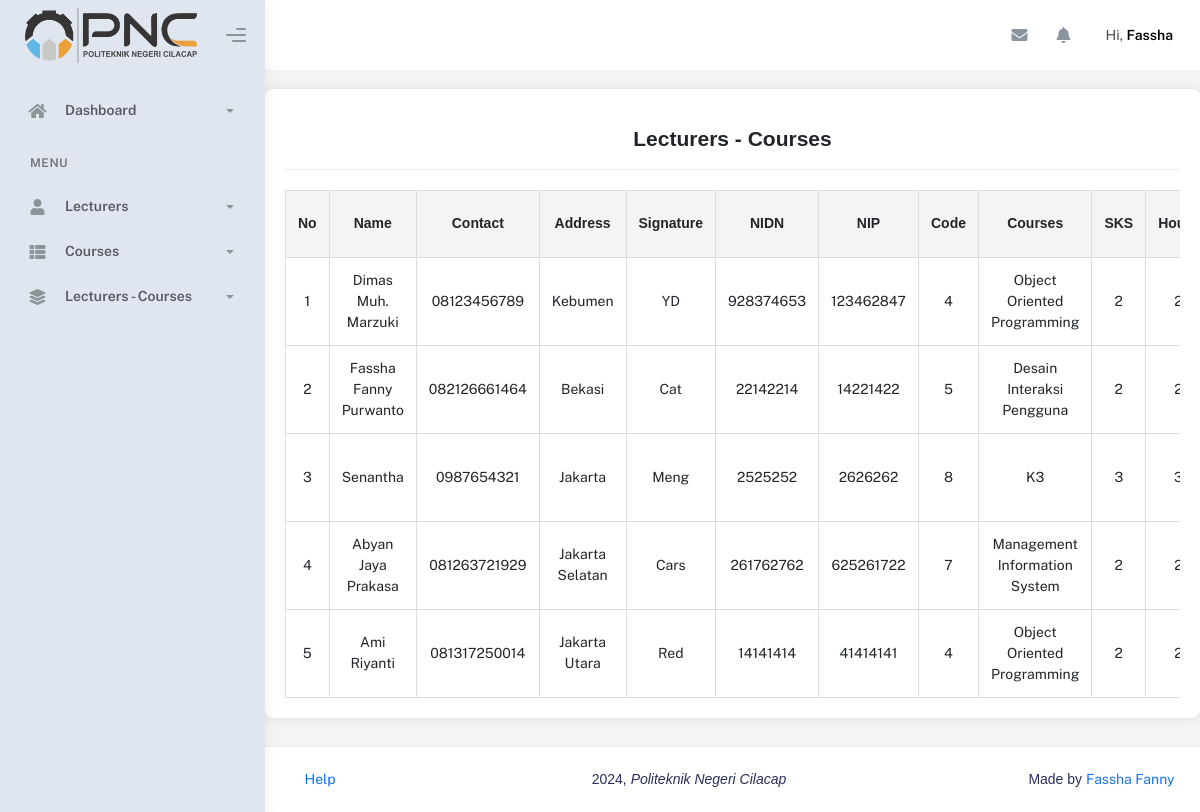
The page /kaiadmin-lite-1.2.0/l-course.php on the database its author committed.
### tables this page shows
CREATE TABLE `course_lecturers` (
  `id` int(11) NOT NULL,
  `lecturer_id` int(11) NOT NULL,
  `course_id` int(11) NOT NULL,
  `deleted_at` timestamp NULL DEFAULT NULL,
  `created_at` timestamp NOT NULL DEFAULT current_timestamp(),
  `update_at` timestamp NOT NULL DEFAULT current_timestamp()
);

CREATE TABLE `lecturers` (
  `id` int(11) NOT NULL,
  `name` varchar(45) NOT NULL,
  `number_phone` varchar(15) DEFAULT NULL,
  `address` varchar(50) NOT NULL,
  `signature` varchar(30) NOT NULL,
  `nidn` int(11) NOT NULL,
  `nip` int(11) NOT NULL,
  `user_id` int(11) NOT NULL,
  `deleted_at` timestamp NULL DEFAULT NULL,
  `created_at` timestamp NOT NULL DEFAULT current_timestamp(),
  `updated_at` timestamp NOT NULL DEFAULT current_timestamp()
);

CREATE TABLE `courses` (
  `id` int(11) NOT NULL,
  `code` varchar(30) NOT NULL,
  `name` varchar(45) NOT NULL,
  `sks` int(10) NOT NULL,
  `hours` int(11) NOT NULL,
  `meeting` int(11) NOT NULL,
  `deleted_at` timestamp NULL DEFAULT NULL,
  `created_at` timestamp NOT NULL DEFAULT current_timestamp(),
  `updated_at` timestamp NOT NULL DEFAULT current_timestamp()
);

### kaiadmin-lite-1.2.0/koneksi.php (called while the page is built, shortened)
<?php
class Database {
    private $host = "localhost";
    private $username = "root";
    private $password = "";
    private $database = "pweb2";
    protected $koneksi;
    function __construct() {
        $this->koneksi = mysqli_connect($this->host, $this->username, $this->password, $this->database);
    }
    public function query($query) {
        return mysqli_query($this->koneksi, $query);
    }
}
class Lecturers extends Database {
    public function tampilData() {
        $query = "SELECT * FROM lecturers";
        $data = $this->query($query);
        $hasil = [];
        while ($row = mysqli_fetch_array($data, MYSQLI_ASSOC)) {
            $hasil[] = $row;
        }
        return $hasil;
    }
}
class Courses_Lecturers extends Database {
    public function tampilData() {
        $query = "
            SELECT
                cl.lecturer_id,
                cl.course_id,
                c.name AS course_name,
                c.sks,
                c.hours,
                c.meeting,
                cl.created_at,
                cl.update_at,
                cl.deleted_at
            FROM course_lecturers cl
            JOIN courses c ON cl.course_id = c.id
        ";
        $data = $this->query($query);
        $hasil = [];
        while ($row = mysqli_fetch_array($data, MYSQLI_ASSOC)) {
            $hasil[] = $row;
        }
        return $hasil;
    }
}
?>

### kaiadmin-lite-1.2.0/l-course.php (the view, shortened to what this page needs)
<!DOCTYPE html>
<html lang="en">
  <head>
    <link rel="stylesheet" href="assets/css/bootstrap.min.css" />
    <link rel="stylesheet" href="assets/css/plugins.min.css" />
    <link rel="stylesheet" href="assets/css/kaiadmin.min.css" />
  </head>
  <body>
    <div class="wrapper">
      <div class="sidebar" style="background-color: #e0e6f0;">
        <div class="sidebar-logo">
          <div class="logo-header" style="background-color: #e0e6f0;">
            <a href="index.html" class="logo">
              <img
                src="assets/img/kaiadmin/pnc.png"
                alt="navbar brand"
                class="navbar-brand"
                height="55"
              />
            </a>
            <div class="nav-toggle">
              <button class="btn btn-toggle toggle-sidebar">
                <i class="gg-menu-right"></i>
              </button>
            </div>
          </div>
        </div>
        <div class="sidebar-wrapper scrollbar scrollbar-inner">
          <div class="sidebar-content">
            <ul class="nav nav-secondary">
            <li class="nav-item">
                <a data-bs-toggle="collapse" href="#dashboard">
                  <i class="fas fa-home"></i>
                  <p>Dashboard</p>
                  <span class="caret"></span>
                </a>
              </li>
              <li class="nav-section">
                <h4 class="text-section">Menu</h4>
              </li>
              <li class="nav-item">
                <a data-bs-toggle="collapse" href="#base">
                  <i class="fas fa-user"></i>
                  <p>Lecturers</p>
                  <span class="caret"></span>
                </a>
              </li>
              <li class="nav-item">
                <a data-bs-toggle="collapse" href="#sidebarLayouts">
                  <i class="fas fa-th-list"></i>
                  <p>Courses</p>
                  <span class="caret"></span>
                </a>
              <li class="nav-item">
                <a data-bs-toggle="collapse" href="#maps">
                  <i class="fas fa-layer-group"></i>
                  <p>Lecturers - Courses</p>
                  <span class="caret"></span>
                </a>
              </li>
            </ul>
          </div>
        </div>
      </div>
      <div class="main-panel">
        <div class="main-header">
          <nav
            class="navbar navbar-header navbar-header-transparent navbar-expand-lg border-bottom"
          >
            <div class="container-fluid">
              <ul class="navbar-nav topbar-nav ms-md-auto align-items-center">
                <li class="nav-item topbar-icon dropdown hidden-caret">
                  <a
                    class="nav-link dropdown-toggle"
                    href="#"
                    id="messageDropdown"
                    role="button"
                    data-bs-toggle="dropdown"
                    aria-haspopup="true"
                    aria-expanded="false"
                  >
                    <i class="fa fa-envelope"></i>
                  </a>
                </li>
                <li class="nav-item topbar-icon dropdown hidden-caret">
                  <a
                    class="nav-link dropdown-toggle"
                    href="#"
                    id="notifDropdown"
                    role="button"
                    data-bs-toggle="dropdown"
                    aria-haspopup="true"
                    aria-expanded="false"
                  >
                    <i class="fa fa-bell"></i>
                  </a>
                </li>
                <li class="nav-item topbar-user dropdown hidden-caret">
                  <a
                    class="dropdown-toggle profile-pic"
                    data-bs-toggle="dropdown"
                    href="#"
                    aria-expanded="false"
                  >
                    <span class="profile-username">
                      <span class="op-7">Hi,</span>
                      <span class="fw-bold">Fassha</span>
                    </span>
                  </a>
                </li>
              </ul>
            </div>
          </nav>
        </div>
        <?php
require_once('koneksi.php');
$tampilDosen = new Lecturers();
$dataDosen = $tampilDosen->tampilData();
$tampilCourse = new Courses_Lecturers();
$dataCourse = $tampilCourse->tampilData();
?>
<!DOCTYPE html>
<html lang="en">
<head>
</head>
<body>
    <div class="container">
        <div class="card">
            <div class="card-header">
                Lecturers - Courses
            </div>
            <table>
                <thead>
                    <tr>
                        <th>No</th>
                        <th>Name</th>
                        <th>Contact </th>
                        <th>Address</th>
                        <th>Signature</th>
                        <th>NIDN</th>
                        <th>NIP</th>
                        <th>Code</th>
                        <th>Courses</th>
                        <th>SKS</th>
                        <th>Hours</th>
                    </tr>
                </thead>
                <tbody>
                    <?php
                    $no = 1;
                    $maxCount = max(count($dataDosen), count($dataCourse));
                    for ($i = 0; $i < $maxCount; $i++) {
                        $dosenRow = isset($dataDosen[$i]) ? $dataDosen[$i] : array_fill_keys(['name', 'number_phone', 'address', 'signature', 'nidn', 'nip', 'created_at', 'updated_at'], '-');
                        $courseRow = isset($dataCourse[$i]) ? $dataCourse[$i] : array_fill_keys(['course_id', 'course_name', 'sks', 'hours', 'meeting', 'created_at', 'update_at', 'deleted_at'], '-');
                        ?>
                        <tr>
                            <td><?php echo htmlspecialchars($no++, ENT_QUOTES, 'UTF-8'); ?></td>
                            <td><?php echo htmlspecialchars($dosenRow['name'], ENT_QUOTES, 'UTF-8'); ?></td>
                            <td><?php echo htmlspecialchars($dosenRow['number_phone'], ENT_QUOTES, 'UTF-8'); ?></td>
                            <td><?php echo htmlspecialchars($dosenRow['address'], ENT_QUOTES, 'UTF-8'); ?></td>
                            <td><?php echo htmlspecialchars($dosenRow['signature'], ENT_QUOTES, 'UTF-8'); ?></td>
                            <td><?php echo htmlspecialchars($dosenRow['nidn'], ENT_QUOTES, 'UTF-8'); ?></td>
                            <td><?php echo htmlspecialchars($dosenRow['nip'], ENT_QUOTES, 'UTF-8'); ?></td>
                            <td><?php echo htmlspecialchars($courseRow['course_id'], ENT_QUOTES, 'UTF-8'); ?></td>
                            <td><?php echo htmlspecialchars($courseRow['course_name'], ENT_QUOTES, 'UTF-8'); ?></td>
                            <td><?php echo htmlspecialchars($courseRow['sks'], ENT_QUOTES, 'UTF-8'); ?></td>
                            <td><?php echo htmlspecialchars($courseRow['hours'], ENT_QUOTES, 'UTF-8'); ?></td>
                        </tr>
                        <?php
                    }
                    ?>
                </tbody>
            </table>
        </div>
    </div>
        <footer class="footer">
          <div class="container-fluid d-flex justify-content-between">
            <nav class="pull-left">
              <ul class="nav">
                <li class="nav-item">
                  <a class="nav-link" href="#"> Help </a>
                </li>
              </ul>
            </nav>
            <div class="copyright">
              2024, <i>Politeknik Negeri Cilacap</i></a>
            </div>
            <div>
              Made by
              <a target="_blank" href="#">Fassha Fanny</a>
            </div>
          </div>
        </footer>
      </div>
    </div>
  </body>
</html>

### kaiadmin-lite-1.2.0/l-course.php (style rules this page uses)
body { font-family: Arial, sans-serif; margin: 0; padding: 0; background-color: #f4f4f4; }
.container { width: 100%; margin: auto; overflow-x: auto; }
.card { background-color: #fff; border-radius: 8px; box-shadow: 0 0 10px rgba(0, 0, 0, 0.1); margin: 20px 0; padding: 20px; }
.card-header { font-size: 1.5em; font-weight: bold; margin-bottom: 20px; text-align: center; }
table { width: 100%; border-collapse: collapse; overflow-x: auto; display: block; }
th, td { border: 1px solid #ddd; padding: 12px; text-align: center; }
th { background-color: #f4f4f4; }

### rows shown on the page
course_lecturers: lecturer.name "Dimas Muh. Marzuki", lecturer.number_phone "08123456789", lecturer.address "Kebumen", lecturer.signature "YD", lecturer.nidn "928374653", lecturer.nip "123462847", course "4", course.name "Object Oriented Programming", course.sks "2"
course_lecturers: lecturer.name "Fassha Fanny Purwanto", lecturer.number_phone "082126661464", lecturer.address "Bekasi", lecturer.signature "Cat", lecturer.nidn "22142214", lecturer.nip "14221422", course "5", course.name "Desain Interaksi Pengguna", course.sks "2"
course_lecturers: course "8", course.name "K3", course.sks "3"
lecturers: name "Senantha", number_phone "0987654321", address "Jakarta", signature "Meng", nidn "2525252", nip "2626262"
course_lecturers: lecturer.name "Abyan Jaya Prakasa", lecturer.number_phone "081263721929", lecturer.address "Jakarta Selatan", lecturer.signature "Cars", lecturer.nidn "261762762", lecturer.nip "625261722", course "7", course.name "Management Information System", course.sks "2"
course_lecturers: course "4", course.name "Object Oriented Programming", course.sks "2"
lecturers: name "Ami Riyanti", number_phone "081317250014", address "Jakarta Utara", signature "Red", nidn "14141414", nip "41414141"
